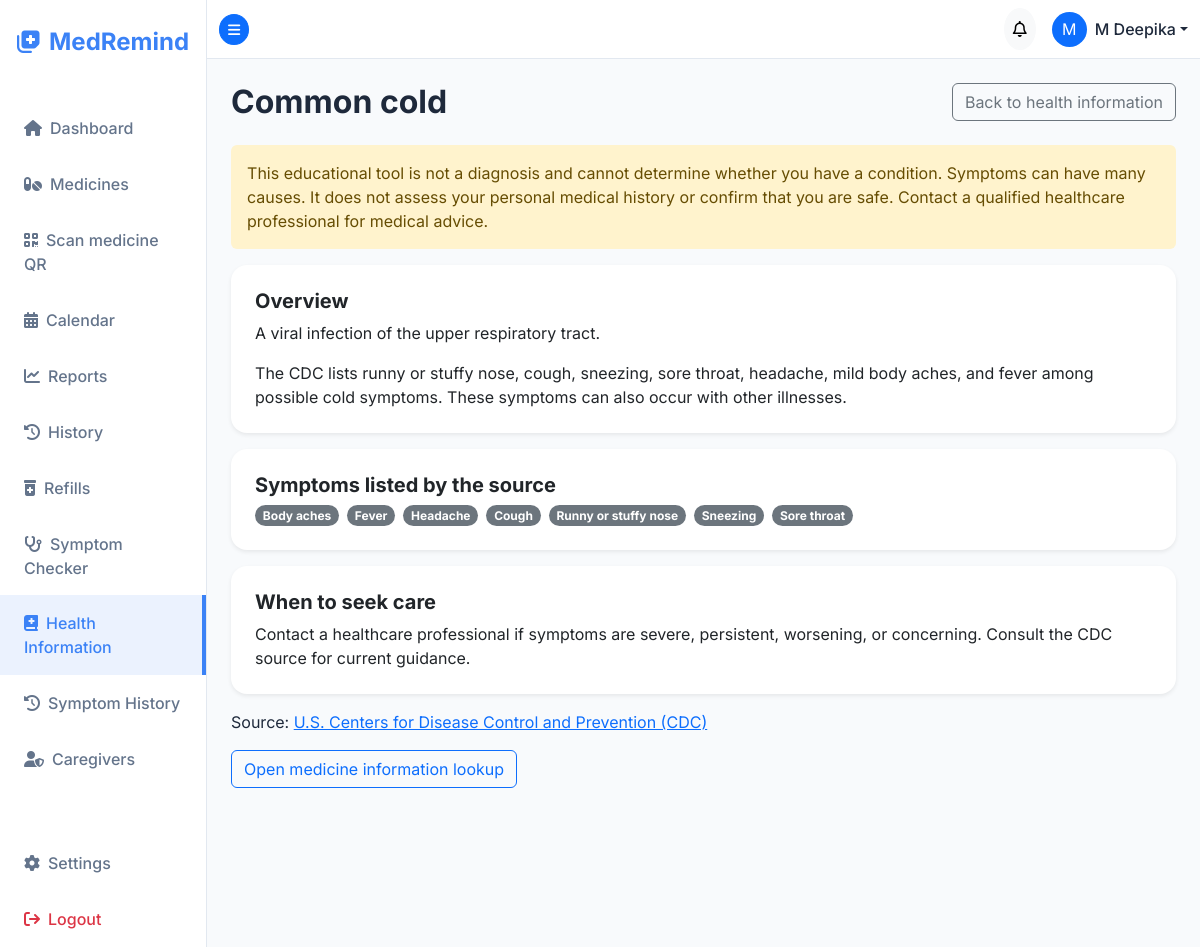
/symptoms/health-information/1/ (signed in), run on the app's committed database.
### accounts/models.py (models this page shows, shortened)
class User(AbstractUser):
    username = models.CharField(
        max_length=150,
        unique=True,
        help_text="Required. 150 characters or fewer. Letters, digits, spaces and @/./+/-/_ only.",
        validators=[SpaceAllowedUsernameValidator()],
        error_messages={
            "unique": "A user with that username already exists.",
        },
    )
    phone_number = models.CharField(max_length=20, blank=True, null=True)
    profile_picture = models.ImageField(upload_to='profiles/', blank=True, null=True)
    dark_mode = models.BooleanField(default=False)
    language = models.CharField(max_length=10, default='en')
    time_format = models.CharField(max_length=10, default='12h', choices=[('12h', '12 Hour'), ('24h', '24 Hour')])
    sound_enabled = models.BooleanField(default=True)
    desktop_notifications_enabled = models.BooleanField(default=True)
    email_notifications_enabled = models.BooleanField(default=True)
    sms_notifications_enabled = models.BooleanField(default=False)
    sms_phone_number = models.CharField(max_length=20, blank=True, null=True)

### symptoms/models.py (models this page shows, shortened)
class DiseaseInformation(models.Model):
    name = models.CharField(max_length=150, unique=True)
    description = models.TextField()
    general_information = models.TextField()
    medical_care_guidance = models.TextField()
    symptoms = models.ManyToManyField(
        Symptom,
        through='DiseaseSymptom',
        related_name='disease_information',
    )
    source_name = models.CharField(max_length=150)
    source_url = models.URLField()
    is_active = models.BooleanField(default=True)
    class Meta:
        ordering = ['name']

class Symptom(models.Model):
    name = models.CharField(max_length=100, unique=True)
    description = models.CharField(max_length=255, blank=True)
    category = models.CharField(max_length=50)
    is_active = models.BooleanField(default=True)
    class Meta:
        ordering = ['category', 'name']

### symptoms/views.py (the view)
# urls.py: path('health-information/<int:pk>/', views.disease_detail, name='disease_detail'),
@login_required
def disease_detail(request, pk):
    disease = get_object_or_404(
        DiseaseInformation.objects.prefetch_related('symptoms'),
        pk=pk,
        is_active=True,
    )
    return render(request, 'symptoms/disease_detail.html', {
        'disease': disease,
        'disclaimer': MEDICAL_DISCLAIMER,
    })

### templates/symptoms/disease_detail.html (shortened to what this page needs)
{% extends "base.html" %}
{% block content %}
<div class="d-flex flex-wrap justify-content-between align-items-center gap-3 mb-4">
    <h2 class="fw-bold mb-0">{{ disease.name }}</h2>
    <a href="{% url 'symptoms:disease_list' %}" class="btn btn-outline-secondary">Back to health information</a>
</div>
<div class="alert alert-warning border-0" role="note">{{ disclaimer }}</div>
<div class="card border-0 p-4 shadow-sm mb-3">
    <h3 class="h5 fw-bold">Overview</h3>
    <p>{{ disease.description }}</p>
    <p class="mb-0">{{ disease.general_information }}</p>
</div>
<div class="card border-0 p-4 shadow-sm mb-3">
    <h3 class="h5 fw-bold">Symptoms listed by the source</h3>
    <div class="d-flex flex-wrap gap-2">
        {% for symptom in disease.symptoms.all %}
        <span class="badge rounded-pill bg-secondary">{{ symptom.name }}</span>
        {% empty %}
        <p class="text-muted mb-0">No associated symptoms are listed.</p>
        {% endfor %}
    </div>
</div>
<div class="card border-0 p-4 shadow-sm mb-3">
    <h3 class="h5 fw-bold">When to seek care</h3>
    <p class="mb-0">{{ disease.medical_care_guidance }}</p>
</div>
<p>Source: <a href="{{ disease.source_url }}" target="_blank" rel="noopener noreferrer">{{ disease.source_name }}</a></p>
<a href="{% url 'symptoms:medicine_information' %}" class="btn btn-outline-primary">Open medicine information lookup</a>
{% endblock %}

### templates/base.html (shortened to what this page needs)
<!DOCTYPE html>
{% load static %}
<html lang="en">
<head>
    <link href="https://cdn.jsdelivr.net/npm/bootstrap@5.3.2/dist/css/bootstrap.min.css" rel="stylesheet">
    <link rel="stylesheet" href="https://cdnjs.cloudflare.com/ajax/libs/font-awesome/6.4.2/css/all.min.css">
    <link rel="stylesheet" href="{% static 'css/styles.css' %}">
</head>
<body class="{% if user.is_authenticated and user.dark_mode %}dark-mode{% endif %}">
    {% if user.is_authenticated %}
    <div class="d-flex" id="wrapper">
        <div class="sidebar" id="sidebar-wrapper">
            <div class="sidebar-heading text-center py-4 fs-4 fw-bold text-primary">
                <i class="fa-solid fa-notes-medical me-2"></i>MedRemind
            </div>
            <div class="list-group list-group-flush mt-3">
                <a href="{% url 'dashboard' %}" class="list-group-item list-group-item-action bg-transparent {% if request.resolver_match.url_name == 'dashboard' %}active{% endif %}">
                    <i class="fa-solid fa-house me-2"></i>Dashboard
                </a>
                <a href="{% url 'medicine_list' %}" class="list-group-item list-group-item-action bg-transparent {% if 'medicine' in request.resolver_match.url_name %}active{% endif %}">
                    <i class="fa-solid fa-pills me-2"></i>Medicines
                </a>
                <a href="{% url 'medicine_qr_scanner' %}" class="list-group-item list-group-item-action bg-transparent {% if request.resolver_match.url_name == 'medicine_qr_scanner' %}active{% endif %}">
                    <i class="fa-solid fa-qrcode me-2"></i>Scan medicine QR
                </a>
                <a href="{% url 'calendar' %}" class="list-group-item list-group-item-action bg-transparent {% if request.resolver_match.url_name == 'calendar' %}active{% endif %}">
                    <i class="fa-solid fa-calendar-days me-2"></i>Calendar
                </a>
                <a href="{% url 'reports' %}" class="list-group-item list-group-item-action bg-transparent {% if request.resolver_match.url_name == 'reports' %}active{% endif %}">
                    <i class="fa-solid fa-chart-line me-2"></i>Reports
                </a>
                <a href="{% url 'medicine_history' %}" class="list-group-item list-group-item-action bg-transparent {% if request.resolver_match.url_name == 'medicine_history' %}active{% endif %}">
                    <i class="fa-solid fa-clock-rotate-left me-2"></i>History
                </a>
                <a href="{% url 'refill_tracking' %}" class="list-group-item list-group-item-action bg-transparent {% if request.resolver_match.url_name == 'refill_tracking' %}active{% endif %}">
                    <i class="fa-solid fa-prescription-bottle-medical me-2"></i>Refills
                </a>
                <a href="{% url 'symptoms:checker' %}" class="list-group-item list-group-item-action bg-transparent {% if request.resolver_match.namespace == 'symptoms' and request.resolver_match.url_name == 'checker' %}active{% endif %}">
                    <i class="fa-solid fa-stethoscope me-2"></i>Symptom Checker
                </a>
                <a href="{% url 'symptoms:disease_list' %}" class="list-group-item list-group-item-action bg-transparent {% if request.resolver_match.namespace == 'symptoms' and request.resolver_match.url_name == 'disease_list' or request.resolver_match.url_name == 'disease_detail' or request.resolver_match.url_name == 'medicine_information' %}active{% endif %}">
                    <i class="fa-solid fa-book-medical me-2"></i>Health Information
                </a>
                <a href="{% url 'symptoms:assessment_history' %}" class="list-group-item list-group-item-action bg-transparent ">
                    <i class="fa-solid fa-clock-rotate-left me-2"></i>Symptom History
                </a>
                <a href="{% url 'caregiver_access' %}" class="list-group-item list-group-item-action bg-transparent {% if request.resolver_match.url_name == 'caregiver_access' %}active{% endif %}">
                    <i class="fa-solid fa-user-shield me-2"></i>Caregivers
                </a>
                <a href="{% url 'settings' %}" class="list-group-item list-group-item-action bg-transparent mt-5 {% if request.resolver_match.url_name == 'settings' %}active{% endif %}">
                    <i class="fa-solid fa-gear me-2"></i>Settings
                </a>
                <form action="{% url 'logout' %}" method="post" class="d-inline w-100">
                    <button type="submit" class="list-group-item list-group-item-action bg-transparent text-danger border-0 w-100 text-start">
                        <i class="fa-solid fa-arrow-right-from-bracket me-2"></i>Logout
                    </button>
                </form>
            </div>
        </div>
        <div id="page-content-wrapper">
            <nav class="navbar navbar-expand-lg topbar border-bottom">
                <div class="container-fluid">
                    <button class="btn btn-primary btn-sm rounded-circle" id="menu-toggle">
                        <i class="fa-solid fa-bars"></i>
                    </button>
                    <div class="ms-auto d-flex align-items-center">
                        <div class="dropdown me-3">
                            <button class="btn btn-light position-relative rounded-circle p-2 notification-btn" type="button" data-bs-toggle="dropdown">
                                <i class="fa-regular fa-bell"></i>
                            </button>
                        </div>
                        <div class="dropdown">
                            <a class="d-flex align-items-center text-decoration-none dropdown-toggle text-dark" href="#" role="button" data-bs-toggle="dropdown">
                                {% if user.profile_picture %}
                                    <img src="{{ user.profile_picture.url }}" class="rounded-circle me-2" width="35" height="35" style="object-fit: cover;">
                                {% else %}
                                    <div class="bg-primary text-white rounded-circle d-flex justify-content-center align-items-center me-2" style="width: 35px; height: 35px;">
                                        {{ user.username|make_list|first|upper }}
                                    </div>
                                {% endif %}
                                <span class="fw-medium">{{ user.username }}</span>
                            </a>
                        </div>
                    </div>
                </div>
            </nav>
            <div class="container-fluid p-4 main-content">
                {% block content %}{% endblock %}
            </div>
        </div>
    </div>
    {% else %}
        {% block auth_content %}{% endblock %}
    {% endif %}
</body>
</html>

### static/css/styles.css (style rules this page uses)
:root { --primary-color: #3b82f6; --primary-hover: #2563eb; --secondary-color: #10b981; --bg-color: #f8fafc; --sidebar-bg: #ffffff; --text-main: #1e293b; --text-muted: #64748b; --card-bg: #ffffff; --border-color: #e2e8f0; }
body { font-family: 'Inter', sans-serif; background-color: var(--bg-color); color: var(--text-main); overflow-x: hidden; transition: background-color 0.3s ease, color 0.3s ease; }
h1, h2, h3, h4, h5, h6 { font-weight: 600; color: var(--text-main); }
#wrapper { display: flex; width: 100%; align-items: stretch; }
#sidebar-wrapper { min-height: 100vh; width: 250px; background-color: var(--sidebar-bg); border-right: 1px solid var(--border-color); transition: margin 0.25s ease-out; }
.sidebar-heading { color: var(--primary-color) !important; }
.list-group-item { border: none; padding: 1rem 1.5rem; color: var(--text-muted); font-weight: 500; transition: all 0.2s; }
.list-group-item:hover, .list-group-item.active { background-color: rgba(59, 130, 246, 0.1) !important; color: var(--primary-color); border-right: 4px solid var(--primary-color); }
#page-content-wrapper { min-width: 100vw; width: 100%; }
.topbar { background-color: var(--sidebar-bg); border-color: var(--border-color) !important; }
.dropdown-toggle.text-dark { color: var(--text-main) !important; }
.card { background-color: var(--card-bg); border: 1px solid var(--border-color); border-radius: 16px; box-shadow: 0 4px 6px -1px rgba(0, 0, 0, 0.05), 0 2px 4px -1px rgba(0, 0, 0, 0.03); transition: transform 0.2s, box-shadow 0.2s; }
@media (min-width: 768px) { #page-content-wrapper { min-width: 0; width: 100%; } }

### data on the page
User: username|make_list "M", username "M Deepika"
DiseaseInformation: name "Common cold", description "A viral infection of the upper respiratory tract.", general_information "The CDC lists runny or stuffy nose, cough, sneezing, sore throat, headache, mild body aches, and fever among possible cold symptoms. These symptoms can also occur with other illnesses.", medical_care_guidance "Contact a healthcare professional if symptoms are severe, persistent, worsening, or concerning. Consult the CDC source for current guidance.", source_name "U.S. Centers for Disease Control and Prevention (CDC)"
Symptom: name "Body aches"
Symptom: name "Fever"
Symptom: name "Headache"
Symptom: name "Cough"
Symptom: name "Runny or stuffy nose"
Symptom: name "Sneezing"
Symptom: name "Sore throat"
